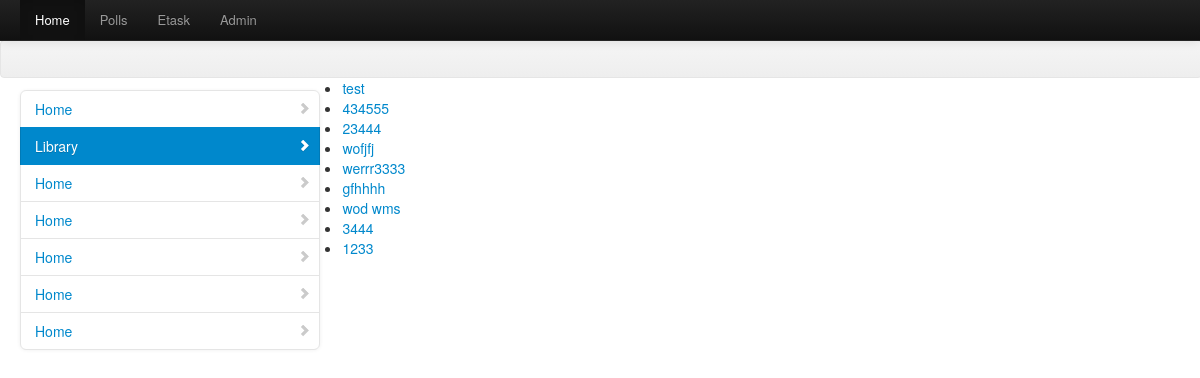
Screenshot of /polls/ with the database file from the repository.
### polls/models.py (models this page shows, shortened)
class Poll(models.Model):
    question = models.CharField('问题', max_length=200)
    pub_date = models.DateTimeField('创建日期')
    class Meta:
        verbose_name = '投票'
        verbose_name_plural = '投票列表'
    def choice_num(self):
        return self.choice_set.count()
    choice_num.short_description = '选项数量'

### polls/views.py (the view)
def index(request):
    latest_poll_list = Poll.objects.all().order_by('-pub_date')
    c = RequestContext(request, {
        'latest_poll_list': latest_poll_list,
    })
    return render_to_response('polls/index.html', c)

### mydjango/templates/polls/index.html
{% extends "home/navbar-top.html" %}
{% block content %}
{% if latest_poll_list %}
    <ul>
    {% for poll in latest_poll_list %}
        <li><a href="/polls/{{ poll.id }}/">{{ poll.question }}</a></li>
    {% endfor %}
    </ul>
{% else %}
    <p>没有有效的投票！</p>
{% endif %}
{% endblock %}

### mydjango/static/css/docs.css (style rules this page uses)
body { position: relative; padding-top: 40px; }

### mydjango/templates/home/base.html (style rules this page uses)
body { padding-top: 40px; }

### rows the page displays
Poll: question "test"
Poll: question "434555"
Poll: question "23444"
Poll: question "wofjfj"
Poll: question "werrr3333"
Poll: question "gfhhhh"
Poll: question "wod wms"
Poll: question "3444"
Poll: question "1233"
